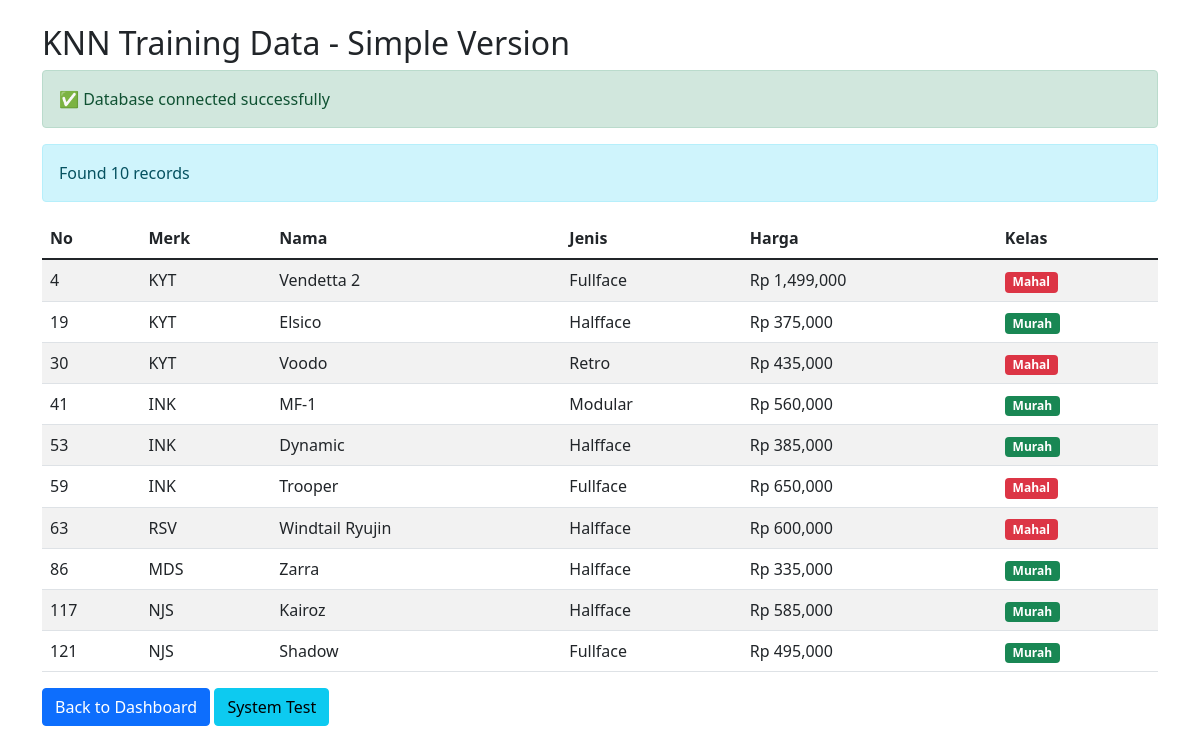
The page /pages/knn_simple.php on the database its author committed.
### tables this page shows
CREATE TABLE `knn_training_data` (
    `id` INT PRIMARY KEY AUTO_INCREMENT,
    `no_data` INT NOT NULL,
    `merk` VARCHAR(50) NOT NULL,
    `nama` VARCHAR(100) NOT NULL,
    `jenis` ENUM('Fullface', 'Halfface', 'Retro', 'Modular') NOT NULL,
    `harga` INT NOT NULL,
    `standar` VARCHAR(100) NOT NULL,
    `kaca` ENUM('Ya', 'No') NOT NULL DEFAULT 'Ya',
    `double_visor` ENUM('Ya', 'No') NOT NULL DEFAULT 'No',
    `ventilasi_udara` ENUM('Ya', 'No') NOT NULL DEFAULT 'Ya',
    `berat` DECIMAL(3,1) NOT NULL,
    `wire_lock` ENUM('Ya', 'No') NOT NULL DEFAULT 'No',
    `kelas` ENUM('Mahal', 'Murah') NOT NULL,
    `created_at` TIMESTAMP DEFAULT CURRENT_TIMESTAMP
);

### pages/knn_simple.php (the view, shortened to what this page needs)
<!DOCTYPE html>
<html lang="id">
<head>
    <link href="https://cdn.jsdelivr.net/npm/bootstrap@5.1.3/dist/css/bootstrap.min.css" rel="stylesheet">
</head>
<body>
    <div class="container mt-4">
        <h2>KNN Training Data - Simple Version</h2>
        <?php
        try {
            require_once '../config/db.php';
            echo "<div class='alert alert-success'>✅ Database connected successfully</div>";
            $sql = "SELECT * FROM knn_training_data ORDER BY no_data";
            $result = $conn->query($sql);
            if ($result) {
                echo "<div class='alert alert-info'>Found " . $result->num_rows . " records</div>";
                echo "<table class='table table-striped'>";
                echo "<thead><tr><th>No</th><th>Merk</th><th>Nama</th><th>Jenis</th><th>Harga</th><th>Kelas</th></tr></thead>";
                echo "<tbody>";
                while ($row = $result->fetch_assoc()) {
                    echo "<tr>";
                    echo "<td>" . $row['no_data'] . "</td>";
                    echo "<td>" . $row['merk'] . "</td>";
                    echo "<td>" . $row['nama'] . "</td>";
                    echo "<td>" . $row['jenis'] . "</td>";
                    echo "<td>Rp " . number_format($row['harga']) . "</td>";
                    echo "<td><span class='badge bg-" . ($row['kelas'] == 'Mahal' ? 'danger' : 'success') . "'>" . $row['kelas'] . "</span></td>";
                    echo "</tr>";
                }
                echo "</tbody></table>";
            } else {
                echo "<div class='alert alert-danger'>❌ Query failed: " . $conn->error . "</div>";
            }
        } catch (Exception $e) {
            echo "<div class='alert alert-danger'>❌ Error: " . $e->getMessage() . "</div>";
        }
        ?>
        <a href="dashboard.php" class="btn btn-primary">Back to Dashboard</a>
        <a href="../test_knn.php" class="btn btn-info">System Test</a>
    </div>
</body>
</html>

### rows shown on the page
knn_training_data: no_data "4", merk "KYT", nama "Vendetta 2", jenis "Fullface", harga "1,499,000", kelas "Mahal"
knn_training_data: no_data "19", merk "KYT", nama "Elsico", jenis "Halfface", harga "375,000", kelas "Murah"
knn_training_data: no_data "30", merk "KYT", nama "Voodo", jenis "Retro", harga "435,000", kelas "Mahal"
knn_training_data: no_data "41", merk "INK", nama "MF-1", jenis "Modular", harga "560,000", kelas "Murah"
knn_training_data: no_data "53", merk "INK", nama "Dynamic", jenis "Halfface", harga "385,000", kelas "Murah"
knn_training_data: no_data "59", merk "INK", nama "Trooper", jenis "Fullface", harga "650,000", kelas "Mahal"
knn_training_data: no_data "63", merk "RSV", nama "Windtail Ryujin", jenis "Halfface", harga "600,000", kelas "Mahal"
knn_training_data: no_data "86", merk "MDS", nama "Zarra", jenis "Halfface", harga "335,000", kelas "Murah"
knn_training_data: no_data "117", merk "NJS", nama "Kairoz", jenis "Halfface", harga "585,000", kelas "Murah"
knn_training_data: no_data "121", merk "NJS", nama "Shadow", jenis "Fullface", harga "495,000", kelas "Murah"

### other values the page prints
$result->num_rows "10"
